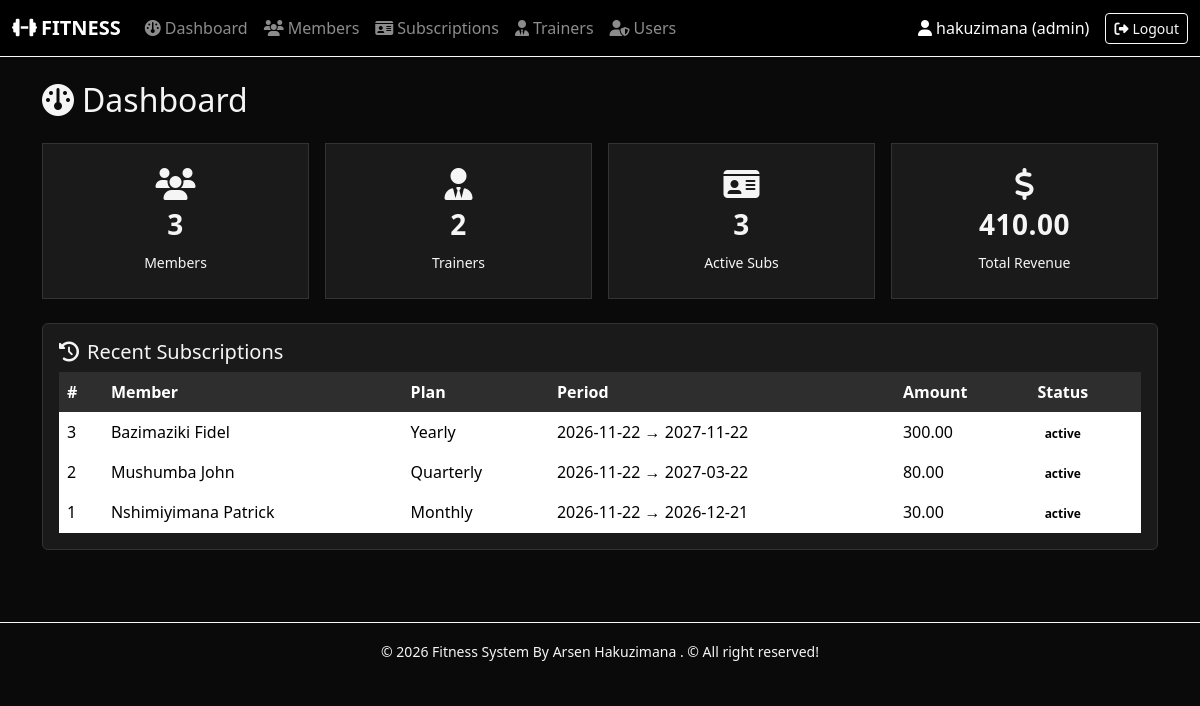
/dashboard.php (signed in), run on the app's committed database.
### tables this page shows
CREATE TABLE IF NOT EXISTS subscriptions (
    subscription_id INT AUTO_INCREMENT PRIMARY KEY,
    member_id INT NOT NULL,
    plan_name VARCHAR(60) NOT NULL,
    start_date DATE NOT NULL,
    end_date DATE NOT NULL,
    amount DECIMAL(10,2) NOT NULL,
    status ENUM('active','expired','cancelled') DEFAULT 'active',
    CONSTRAINT fk_sub_member FOREIGN KEY (member_id)
        REFERENCES members(member_id)
        ON DELETE CASCADE ON UPDATE CASCADE
);

CREATE TABLE IF NOT EXISTS members (
    member_id INT AUTO_INCREMENT PRIMARY KEY,
    full_name VARCHAR(120) NOT NULL,
    phone VARCHAR(30) NOT NULL,
    email VARCHAR(120) UNIQUE,
    join_date DATE NOT NULL
);

### includes/auth.php (called while the page is built, shortened)
<?php
function current_user(): array {
    return [
        'id'   => $_SESSION['user_id']  ?? null,
        'name' => $_SESSION['username'] ?? '',
        'role' => $_SESSION['role']     ?? '',
    ];
}

### dashboard.php (the view, shortened to what this page needs)
<?php
require_once __DIR__ . '/config/database.php';
require_once __DIR__ . '/includes/header.php';
$totalMembers   = (int)$pdo->query("SELECT COUNT(*) FROM members")->fetchColumn();
$totalTrainers  = (int)$pdo->query("SELECT COUNT(*) FROM trainers")->fetchColumn();
$activeSubs     = (int)$pdo->query("SELECT COUNT(*) FROM subscriptions WHERE status='active'")->fetchColumn();
$revenue        = (float)$pdo->query("SELECT COALESCE(SUM(amount),0) FROM subscriptions")->fetchColumn();
$recentSubs = $pdo->query("
  SELECT s.*, m.full_name
  FROM subscriptions s
  JOIN members m ON m.member_id = s.member_id
  ORDER BY s.subscription_id DESC
  LIMIT 5
")->fetchAll();
?>
<h2 class="mb-4"><i class="fa-solid fa-gauge me-2"></i>Dashboard</h2>
<div class="row g-3 mb-4">
  <div class="col-md-3"><div class="stat-card"><i class="fa-solid fa-users"></i><h3><?= $totalMembers ?></h3><small>Members</small></div></div>
  <div class="col-md-3"><div class="stat-card"><i class="fa-solid fa-user-tie"></i><h3><?= $totalTrainers ?></h3><small>Trainers</small></div></div>
  <div class="col-md-3"><div class="stat-card"><i class="fa-solid fa-id-card"></i><h3><?= $activeSubs ?></h3><small>Active Subs</small></div></div>
  <div class="col-md-3"><div class="stat-card"><i class="fa-solid fa-dollar-sign"></i><h3><?= number_format($revenue,2) ?></h3><small>Total Revenue</small></div></div>
</div>
<div class="card">
  <div class="card-body">
    <h5 class="card-title"><i class="fa-solid fa-clock-rotate-left me-2"></i>Recent Subscriptions</h5>
    <div class="table-responsive">
      <table class="table table-borderless align-middle mb-0">
        <thead><tr><th>#</th><th>Member</th><th>Plan</th><th>Period</th><th>Amount</th><th>Status</th></tr></thead>
        <tbody>
        <?php foreach ($recentSubs as $s): ?>
          <tr>
            <td><?= $s['subscription_id'] ?></td>
            <td><?= htmlspecialchars($s['full_name']) ?></td>
            <td><?= htmlspecialchars($s['plan_name']) ?></td>
            <td><?= htmlspecialchars($s['start_date']) ?> → <?= htmlspecialchars($s['end_date']) ?></td>
            <td><?= number_format($s['amount'],2) ?></td>
            <td><span class="badge badge-<?= $s['status'] ?>"><?= $s['status'] ?></span></td>
          </tr>
        <?php endforeach; ?>
        </tbody>
      </table>
    </div>
  </div>
</div>
<?php require_once __DIR__ . '/includes/footer.php'; ?>

### includes/header.php (shortened to what this page needs)
<?php
require_once __DIR__ . '/auth.php';
$u = current_user();
$base = '/fitness-system';
?>
<!DOCTYPE html>
<html lang="en">
<head>
<link href="https://cdn.jsdelivr.net/npm/bootstrap@5.3.3/dist/css/bootstrap.min.css" rel="stylesheet">
<link href="https://cdnjs.cloudflare.com/ajax/libs/font-awesome/6.5.0/css/all.min.css" rel="stylesheet">
<link href="<?= $base ?>/css/style.css" rel="stylesheet">
</head>
<body>
<nav class="navbar navbar-expand-lg navbar-dark bg-black border-bottom border-light">
  <div class="container-fluid">
    <a class="navbar-brand fw-bold" href="<?= $base ?>/dashboard.php">
      <i class="fa-solid fa-dumbbell me-1"></i>FITNESS
    </a>
    <div class="collapse navbar-collapse" id="nav">
      <ul class="navbar-nav me-auto">
        <li class="nav-item"><a class="nav-link" href="<?= $base ?>/dashboard.php"><i class="fa-solid fa-gauge me-1"></i>Dashboard</a></li>
        <li class="nav-item"><a class="nav-link" href="<?= $base ?>/members/index.php"><i class="fa-solid fa-users me-1"></i>Members</a></li>
        <li class="nav-item"><a class="nav-link" href="<?= $base ?>/subscriptions/index.php"><i class="fa-solid fa-id-card me-1"></i>Subscriptions</a></li>
        <li class="nav-item"><a class="nav-link" href="<?= $base ?>/trainers/index.php"><i class="fa-solid fa-user-tie me-1"></i>Trainers</a></li>
        <li class="nav-item"><a class="nav-link" href="<?= $base ?>/users/index.php"><i class="fa-solid fa-user-shield me-1"></i>Users</a></li>
      </ul>
      <span class="text-white me-3"><i class="fa-solid fa-user me-1"></i><?= htmlspecialchars($u['name']) ?> (<?= htmlspecialchars($u['role']) ?>)</span>
      <a class="btn btn-outline-light btn-sm" href="<?= $base ?>/logout.php"><i class="fa-solid fa-right-from-bracket me-1"></i>Logout</a>
    </div>
  </div>
</nav>
<main class="container py-4">

### includes/footer.php (shortened to what this page needs)
</main>
<footer class="text-center py-3 border-top border-light mt-5">
  <small>&copy; <?= date('Y') ?> Fitness System By Arsen Hakuzimana . &copy; All right reserved!</small>
</footer>
</body>
</html>

### css/style.css (style rules this page uses)
body { background: var(--bw-black); color: var(--bw-light); font-family: "Segoe UI", system-ui, sans-serif; }
.card { background: var(--bw-dark); border: 1px solid #333; color: var(--bw-light); }
.table { color: var(--bw-light); }
.table thead th { background: var(--bw-gray) !important; color: #fff; border-color: #444; }
.table tbody tr { border-color: #333; }
a { color:#fff; }
.badge-active { background:#fff; color:#000; }
.stat-card { border:1px solid #333; padding:1.5rem; background:var(--bw-dark); text-align:center; }
.stat-card i { font-size:2rem; margin-bottom:.5rem; }
.badge { padding: .35em .6em; font-weight: 600; }
.stat-card h3 { font-weight: 700; letter-spacing: .5px; }
.table td, .table th { vertical-align: middle; }

### data on the page
subscriptions: subscription_id "3", member.full_name "Bazimaziki Fidel", plan_name "Yearly", start_date "2026-11-22", end_date "2027-11-22", amount "300.00", status "active"
subscriptions: subscription_id "2", member.full_name "Mushumba John", plan_name "Quarterly", start_date "2026-11-22", end_date "2027-03-22", amount "80.00", status "active"
subscriptions: subscription_id "1", member.full_name "Nshimiyimana Patrick", plan_name "Monthly", start_date "2026-11-22", end_date "2026-12-21", amount "30.00", status "active"

### other printed values
$u['name'] "hakuzimana"
$u['role'] "admin"
$totalMembers "3"
$totalTrainers "2"
$activeSubs "3"
$revenue "410.00"
